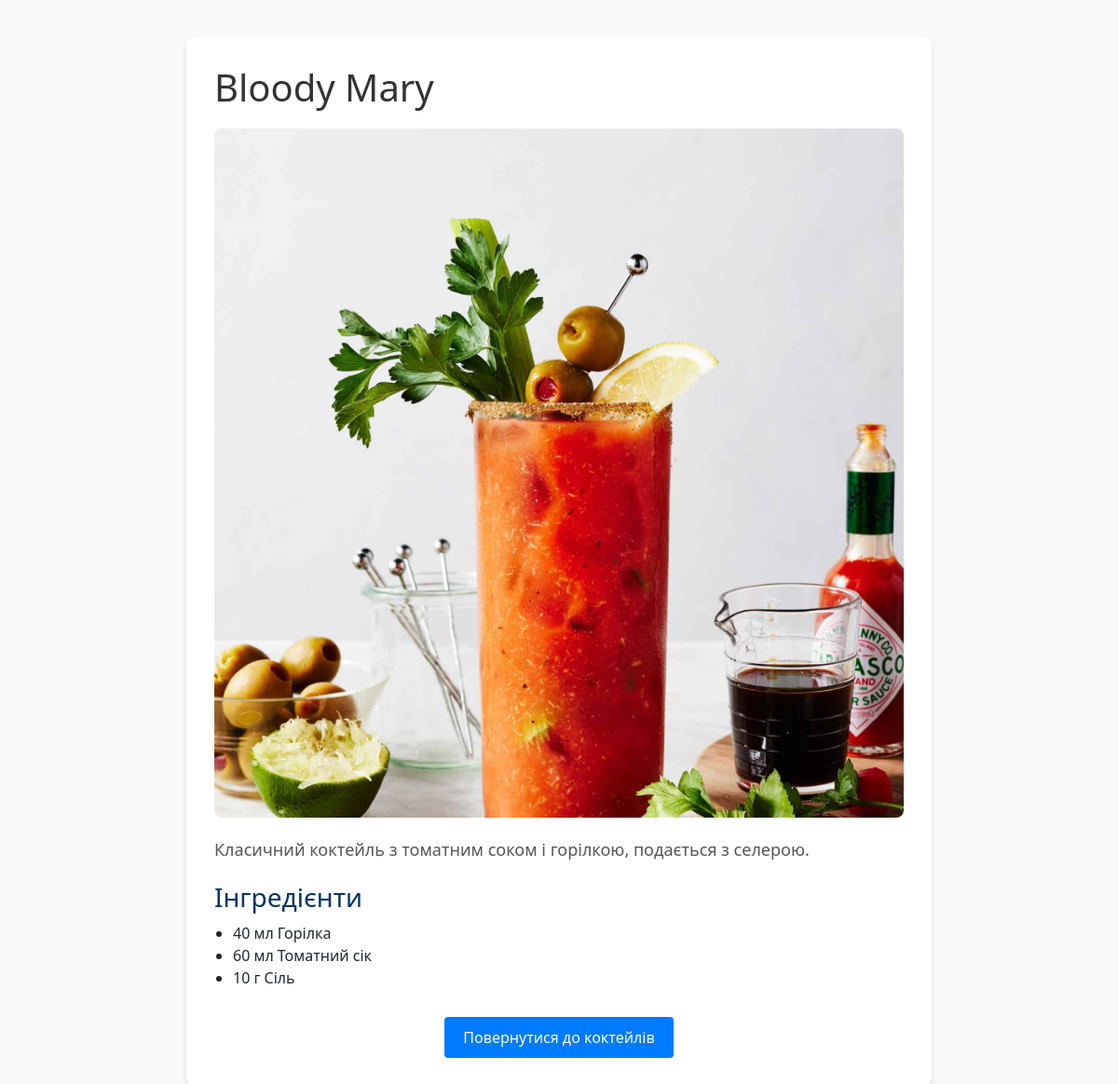
Screenshot of /cocktails/1/ with the database file from the repository.
### bar/models.py (models this page shows, shortened)
class Cocktail(models.Model):
    name = models.CharField(max_length=255)
    description = models.TextField()
    image = models.ImageField(upload_to='cocktail_images/')
    ingredients = models.ManyToManyField('Ingredient', through='CocktailIngredient')

class CocktailIngredient(models.Model):
    cocktail = models.ForeignKey(Cocktail, on_delete=models.CASCADE)
    ingredient = models.ForeignKey(Ingredient, on_delete=models.CASCADE)
    quantity = models.CharField(max_length=100)  # e.g., '30 мл'

class Ingredient(models.Model):
    name = models.CharField(max_length=255)

### bar/views.py (the view)
# urls.py: path('cocktails/<int:pk>/', CocktailDetailView.as_view(), name='cocktail_detail'),
class CocktailDetailView(DetailView):
    model = Cocktail
    template_name = 'bar/cocktail_detail.html'
    context_object_name = 'cocktail'

### templates/bar/cocktail_detail.html (shortened to what this page needs)
{% load static %}
<!DOCTYPE html>
<html lang="uk">
<head>
    <link href="https://cdn.jsdelivr.net/npm/bootstrap@5.3.3/dist/css/bootstrap.min.css" rel="stylesheet">
</head>
<body>
    <div class="container">
        <h1>{{ cocktail.name }}</h1>
        <div class="cocktail-image">
            <img src="{{ cocktail.image.url }}" alt="{{ cocktail.name }}">
        </div>
        <div class="cocktail-description">
            {{ cocktail.description }}
        </div>
        <div class="ingredients">
            <h3>Інгредієнти</h3>
            <ul>
                {% for ci in cocktail.cocktailingredient_set.all %}
                <li>{{ ci.quantity }} {{ ci.ingredient.name }}</li>
                {% empty %}
                <li>Інформація про інгредієнти відсутня.</li>
                {% endfor %}
            </ul>
        </div>
        <div class="back-btn">
            <a href="{% url 'bar:cocktail_list' %}" class="btn">Повернутися до коктейлів</a>
        </div>
    </div>
</body>
</html>

### templates/bar/cocktail_detail.html (style rules this page uses)
body { font-family: 'Segoe UI', sans-serif; background-color: #f9f9f9; margin: 0; padding: 0; }
.container { max-width: 800px; margin: 40px auto; background: #fff; padding: 30px; border-radius: 8px; box-shadow: 0 4px 6px rgba(0,0,0,0.1); }
h1 { font-size: 2.5em; margin-bottom: 20px; color: #333; }
.cocktail-image img { width: 100%; height: auto; border-radius: 8px; margin-bottom: 20px; }
.cocktail-description { font-size: 18px; line-height: 1.6; color: #555; margin-bottom: 20px; }
.ingredients { margin-bottom: 30px; }
.ingredients h3 { margin-bottom: 10px; color: #003366; }
.ingredients ul { padding-left: 20px; }
.back-btn { text-align: center; }
.back-btn .btn { padding: 10px 20px; font-size: 16px; background-color: #007bff; color: #fff; border: none; border-radius: 4px; text-decoration: none; }

### rows the page displays
Cocktail: name "Bloody Mary", image (picture), description "Класичний коктейль з томатним соком і горілкою, подається з селерою."
CocktailIngredient: quantity "40 мл", ingredient.name "Горілка"
CocktailIngredient: quantity "60 мл", ingredient.name "Томатний сік"
CocktailIngredient: quantity "10 г", ingredient.name "Сіль"
